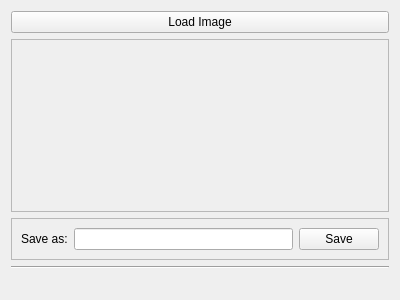
<?xml version="1.0" encoding="UTF-8"?>
<ui version="4.0">
 <class>ResourceConverter</class>
 <widget class="QWidget" name="ResourceConverter">
  <property name="geometry">
   <rect>
    <x>0</x>
    <y>0</y>
    <width>400</width>
    <height>300</height>
   </rect>
  </property>
  <property name="windowTitle">
   <string>Form</string>
  </property>
  <layout class="QVBoxLayout" name="verticalLayout">
   <item>
    <widget class="QPushButton" name="loadButton">
     <property name="text">
      <string>Load Image</string>
     </property>
    </widget>
   </item>
   <item>
    <widget class="QFrame" name="frame">
     <property name="sizePolicy">
      <sizepolicy hsizetype="Expanding" vsizetype="Expanding">
       <horstretch>0</horstretch>
       <verstretch>0</verstretch>
      </sizepolicy>
     </property>
     <property name="frameShape">
      <enum>QFrame::StyledPanel</enum>
     </property>
     <property name="frameShadow">
      <enum>QFrame::Raised</enum>
     </property>
     <layout class="QHBoxLayout" name="horizontalLayout">
      <item>
       <widget class="QLabel" name="label">
        <property name="sizePolicy">
         <sizepolicy hsizetype="Expanding" vsizetype="Expanding">
          <horstretch>0</horstretch>
          <verstretch>0</verstretch>
         </sizepolicy>
        </property>
        <property name="maximumSize">
         <size>
          <width>256</width>
          <height>256</height>
         </size>
        </property>
        <property name="text">
         <string/>
        </property>
        <property name="alignment">
         <set>Qt::AlignCenter</set>
        </property>
       </widget>
      </item>
      <item>
       <spacer name="horizontalSpacer">
        <property name="orientation">
         <enum>Qt::Horizontal</enum>
        </property>
        <property name="sizeHint" stdset="0">
         <size>
          <width>40</width>
          <height>20</height>
         </size>
        </property>
       </spacer>
      </item>
     </layout>
    </widget>
   </item>
   <item>
    <widget class="QFrame" name="frame_2">
     <property name="frameShape">
      <enum>QFrame::StyledPanel</enum>
     </property>
     <property name="frameShadow">
      <enum>QFrame::Raised</enum>
     </property>
     <layout class="QHBoxLayout" name="horizontalLayout_2">
      <item>
       <widget class="QLabel" name="label_2">
        <property name="text">
         <string>Save as:</string>
        </property>
       </widget>
      </item>
      <item>
       <widget class="QLineEdit" name="saveLineEdit"/>
      </item>
      <item>
       <widget class="QPushButton" name="saveButton">
        <property name="text">
         <string>Save</string>
        </property>
       </widget>
      </item>
     </layout>
    </widget>
   </item>
   <item>
    <widget class="Line" name="statusLine">
     <property name="orientation">
      <enum>Qt::Horizontal</enum>
     </property>
    </widget>
   </item>
   <item>
    <widget class="QLabel" name="statusMessage">
     <property name="text">
      <string/>
     </property>
     <property name="alignment">
      <set>Qt::AlignCenter</set>
     </property>
    </widget>
   </item>
  </layout>
 </widget>
 <resources/>
 <connections/>
</ui>
